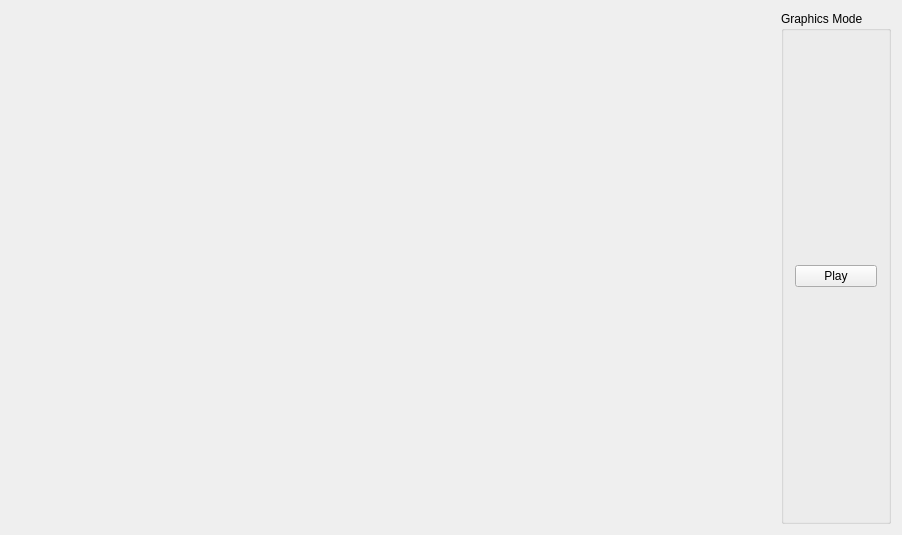
<?xml version="1.0" encoding="UTF-8"?>
<ui version="4.0">
 <class>MainWindow</class>
 <widget class="QMainWindow" name="MainWindow">
  <property name="geometry">
   <rect>
    <x>0</x>
    <y>0</y>
    <width>902</width>
    <height>535</height>
   </rect>
  </property>
  <property name="windowTitle">
   <string>MainWindow</string>
  </property>
  <widget class="QWidget" name="centralWidget">
   <layout class="QHBoxLayout" name="horizontalLayout">
    <item>
     <widget class="graphics" name="GraphicsDisplay" native="true">
      <property name="sizePolicy">
       <sizepolicy hsizetype="Expanding" vsizetype="Preferred">
        <horstretch>0</horstretch>
        <verstretch>0</verstretch>
       </sizepolicy>
      </property>
     </widget>
    </item>
    <item>
     <widget class="QGroupBox" name="GraphicControl">
      <property name="title">
       <string>Graphics Mode</string>
      </property>
      <layout class="QVBoxLayout" name="verticalLayout">
       <item>
        <widget class="QPushButton" name="dino">
         <property name="text">
          <string>Play</string>
         </property>
        </widget>
       </item>
      </layout>
     </widget>
    </item>
   </layout>
  </widget>
 </widget>
 <layoutdefault spacing="6" margin="11"/>
 <customwidgets>
  <customwidget>
   <class>graphics</class>
   <extends>QWidget</extends>
   <header>graphics.h</header>
   <container>1</container>
  </customwidget>
 </customwidgets>
 <resources/>
 <connections/>
</ui>
